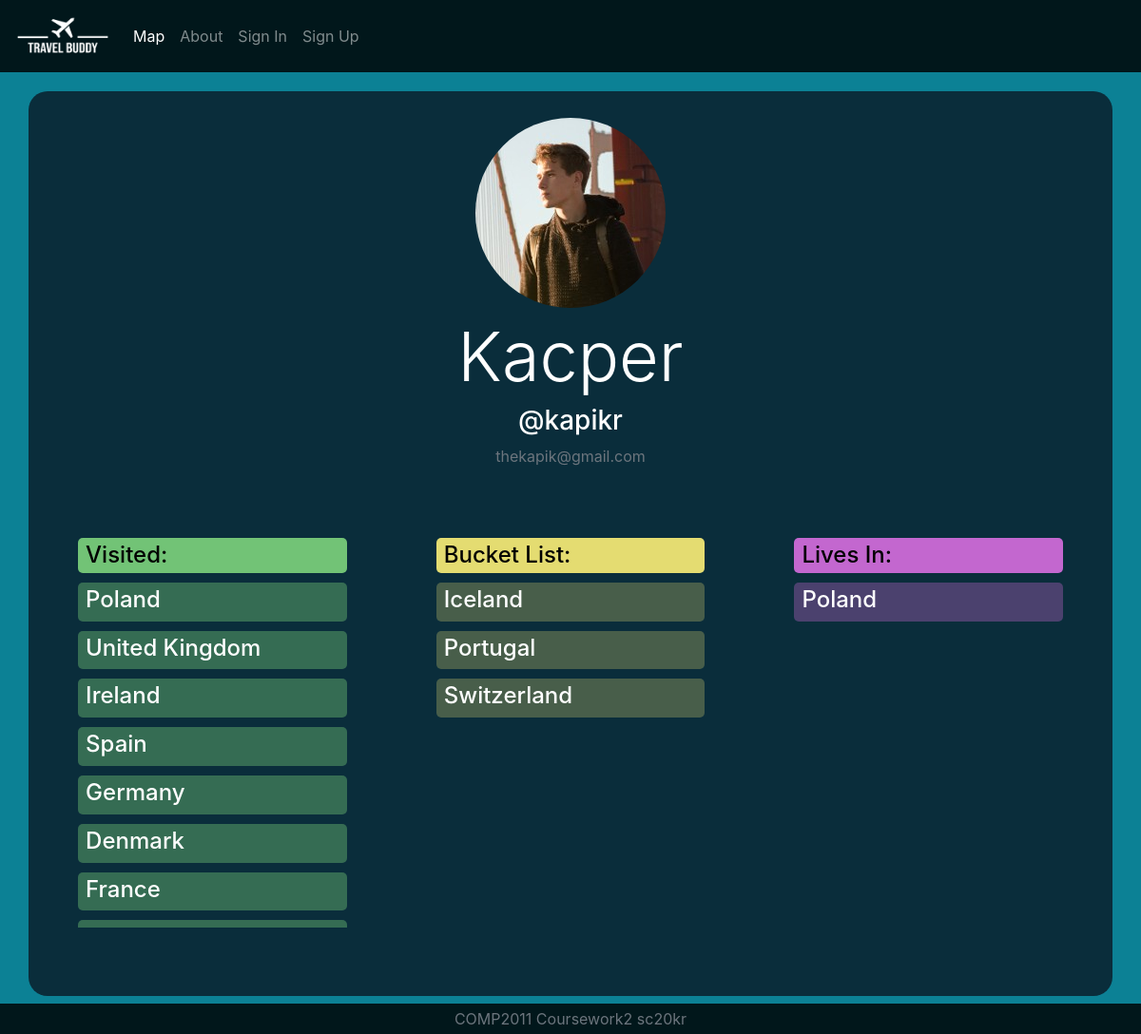
Page /profile/kapikr on the committed database.
### app/models.py (models this page shows)
class User(db.Model, UserMixin):
    id = db.Column(db.Integer, primary_key=True)
    name = db.Column(db.String(64),nullable=False)
    username = db.Column(db.String(20), unique=True, nullable=False)
    password = db.Column(db.String(60), nullable=False)
    email = db.Column(db.String(120), unique=True, nullable=False)
    isAdmin = db.Column(db.Boolean, default=False)
    profilePicture = db.Column(db.String(20), nullable=False, default='default.jpg')
    country = db.Column(db.Integer, db.ForeignKey('country.id'))
    visitedCountries = db.relationship('Country', secondary = visitors, backref=db.backref('visitors'), lazy='dynamic')
    bucketList = db.relationship('Country', secondary = futureVisitors, backref=db.backref('futureVisitors'), lazy='dynamic')

class Country(db.Model):
    id = db.Column(db.Integer, primary_key=True)
    name = db.Column(db.String(50), unique=True, nullable=False)
    capital = db.Column(db.String(20), nullable=False)
    lat = db.Column(db.String(120))
    lang = db.Column(db.String(120))
    language = db.Column(db.String(120), nullable=False)
    currency = db.Column(db.String(20), nullable=False)
    citizens = db.relationship('User', backref='livesin', lazy='dynamic')

### app/views.py (the view)
@app.route('/profile/<username>', methods=['GET', 'POST'])
def profile(username):
    try:
        u = User.query.filter_by(username=username).first()
        if u == current_user:
            return redirect('/account')
        imageFile = url_for('static', filename='profilepics/' + u.profilePicture)
    except Exception as e:
        app.logger.error('Route "/profile/<username>" failed to execute error="%s"',e)
    return render_template('profile.html',
                            title=u.username,
                            u=u,
                            imageFile=imageFile)

### app/templates/profile.html (shortened to what this page needs)
{% extends "base.html" %}
{% block content %}
<div class="container accinfo">
    <div class="row justify-content-center mt-2">
        <img class="rounded-circle account-img" src="{{imageFile}}">
    </div>
    <div class="row justify-content-center mt-2">
        <h1 class="account-heading display-3">{{u.name}}</h1>
    </div>
    <div class="row justify-content-center">
        <h3 class="account-heading">@{{u.username}}</h3>
    </div>
    <div class="row justify-content-center">
        <p class="text-secondary">{{u.email}}</p>
    </div>
    <div class="row justify-content-center mt-5 mb-5">
        <div class="col-md-3 col-sm-12 mb-1 cols">
            <div class="row d-flex flex-row align-items-center pt-1 pb-1 visp">
                <h4 class="mb-0 pl-2">Visited:</h4>
            </div>
            {% for v in u.visitedCountries %}
            <div class="row vis pl-2 pt-1 rgreen place" id="{{v.name}}">
                <h4>{{v.name}}</h4>
            </div>
            {% endfor %}
        </div>
        <div class="col-md-3 col-sm-12 offset-md-1 mb-1 cols">
            <div class="row d-flex flex-row align-items-center pt-1 pb-1 fvisp">
                <h4 class="mb-0 pl-2">Bucket List:</h4>
            </div>
            {% for b in u.bucketList %}
            <div class="row fvis pl-2 pt-1 ryellow place" id="{{b.name}}">
                <h4 >{{b.name}}</h4>
            </div>
            {% endfor %}
        </div>
        <div class="col-md-3 col-sm-12 offset-md-1 mb-1 cols">
            <div class="row d-flex flex-row align-items-center pt-1 pb-1 livp">
                <h4 class="mb-0 pl-2">Lives In:</h4>
            </div>
            {% if u.livesin %}
            <div class="row liv pl-2 pt-1 rpurple place" id="{{u.livesin.name}}">
                <h4>{{u.livesin.name}}</h4>
            </div>
            {% endif %}
        </div>
    </div>
</div>
{% endblock content %}

### app/templates/base.html (shortened to what this page needs)
<!DOCTYPE html>
<html>
<head>
    <link rel="stylesheet" href="https://stackpath.bootstrapcdn.com/bootstrap/4.2.1/css/bootstrap.min.css"
>
    <link rel="stylesheet" href="../static/style.css">
    <link rel="stylesheet" type="text/css" href="//cdnjs.cloudflare.com/ajax/libs/cookieconsent2/3.1.0/cookieconsent.min.css" />
</head>
<body>
    <nav class="navbar navbar-expand-lg navbar-dark">
        <a class="navbar-brand" href="/"><img src="../static/logo.png" width="100" height="50" alt="Uni Check List logo"></a>
        <div class="collapse navbar-collapse" id="navbarNavAltMarkup">
            <div class="navbar-nav">
                <a class="nav-item nav-link active" href="/">Map</a>
                <a class="nav-item nav-link" href="{{url_for('about')}}">About</a>
                {% if current_user.is_authenticated %}
                    {% if current_user.isAdmin %}
                        <a class="nav-item nav-link" href="/admin">Admin</a>
                    {% endif %}
                    <a class="nav-item nav-link" href="{{url_for('account')}}">Account</a>
                    <a class="nav-item nav-link" href="{{url_for('logout')}}">Logout</a>
                {% else %}
                    <a class="nav-item nav-link" href="{{url_for('login')}}">Sign In</a>
                    <a class="nav-item nav-link" href="{{url_for('register')}}">Sign Up</a>
                {% endif %}
            </div>
        </div>
    </nav>
    <div>
        {% block content %}{% endblock %}
    </div>
    <footer class="mt-auto py-1 fixed-bottom text-center">
        <div class="container">
          <span class="text-muted">COMP2011 Coursework2 sc20kr</span>
        </div>
    </footer>
</body>
</html>

### app/static/style.css (style rules this page uses)
body { background-color: #0c8195; height: 100vh; }
nav, footer { background-color: #01171b; }
.accinfo, .ctry { background-color: #0a2d3b; color: white; padding: 20px; margin-bottom: 40px; border-radius: 20px; margin-top: 20px; }
.visp { margin-top: 10px; color: black; font-weight: bold; border-radius: 5px; background-color: #72c376; }
.vis { margin-top: 10px; border-radius: 5px; background-color: #72c3766b; }
.fvisp { margin-top: 10px; color: black; font-weight: bold; border-radius: 5px; background-color: #e4dc71; }
.fvis { margin-top: 10px; border-radius: 5px; background-color: #e4dc7148; }
.livp { margin-top: 10px; color: black; font-weight: bold; border-radius: 5px; background-color: #c367cf; }
.liv { margin-top: 10px; border-radius: 5px; background-color: #c367cf59; }
.rgreen, .ryellow, .rpurple { cursor: pointer; }
.cols { max-height: 420px; overflow: auto; }

### rows in the picture
User: name "Kacper", username "kapikr", email "thekapik@gmail.com"
Country: name "Poland", livesin.name "Poland"
Country: name "United Kingdom"
Country: name "Ireland"
Country: name "Spain"
Country: name "Germany"
Country: name "Denmark"
Country: name "France"
Country: name "Iceland"
Country: name "Portugal"
Country: name "Switzerland"
